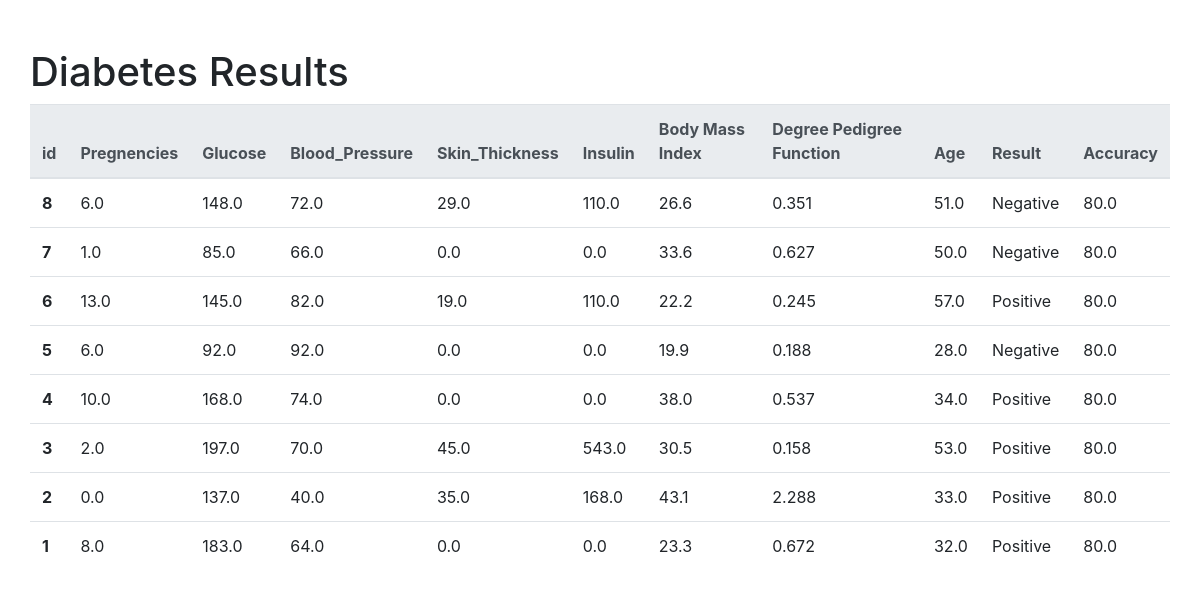
The page /predict_diab/results_diab/ on the database its author committed.
### diabDiease/models.py (models this page shows, shortened)
class DiabPredResults(models.Model):
    Pregnencies = models.FloatField()
    Glucose = models.FloatField()
    Blood_Pressure = models.FloatField()
    Skin_Thickness = models.FloatField()
    Insulin = models.FloatField()
    BMI = models.FloatField()
    DPF = models.FloatField()
    Age = models.FloatField()
    PredictRes = models.CharField(max_length=30)
    Accuracy = models.FloatField()

### diabDiease/views.py (the view)
# urls.py: path('predict_diab/results_diab/', views.view_diab),
def view_diab(request):
    data = {"dataset": DiabPredResults.objects.all().order_by("-id")}
    return render(request, "dbview/dbdiab.html", data)

### templates/dbview/dbdiab.html (shortened to what this page needs)
<!DOCTYPE html>
<html lang="en">
<head>
    <link rel="stylesheet" href="https://stackpath.bootstrapcdn.com/bootstrap/4.1.3/css/bootstrap.min.css">
</head>
<body>
    <div class="container pt-5">
        <div class="row">
            <h1>Diabetes Results</h1>
            <table class="table table-hover">
                <thead class="thead-light">
                    <tr>
                        <th scope="col">id</th>
                        <th scope="col">Pregnencies</th>
                        <th scope="col">Glucose</th>
                        <th scope="col">Blood_Pressure</th>
                        <th scope="col">Skin_Thickness</th>
                        <th scope="col">Insulin</th>
                        <th scope="col">Body Mass Index</th>
                        <th scope="col">Degree Pedigree Function</th>
                        <th scope="col">Age</th>
                        <th scope="col">Result</th>
                        <th scope="col">Accuracy</th>
                    </tr>
                </thead>
                <tbody>
                    {% for data in dataset %}
                    <tr>
                        <th scope="row">{{ data.id }}</th>
                        <td>{{ data.Pregnencies }}</td>
                        <td>{{ data.Glucose }}</td>
                        <td>{{ data.Blood_Pressure }}</td>
                        <td>{{ data.Skin_Thickness }}</td>
                        <td>{{ data.Insulin }}</td>
                        <td>{{ data.BMI }}</td>
                        <td>{{ data.DPF }}</td>
                        <td>{{ data.Age }}</td>
                        <td>{{ data.PredictRes }}</td>
                        <td>{{ data.Accuracy }}</td>
                    </tr>
                    {% endfor %}
                </tbody>
            </table>
        </div>
    </div>
</body>
</html>

### rows shown on the page
DiabPredResults: id "8", Pregnencies "6.0", Glucose "148.0", Blood_Pressure "72.0", Skin_Thickness "29.0", Insulin "110.0", BMI "26.6", DPF "0.351", Age "51.0", PredictRes "Negative", Accuracy "80.0"
DiabPredResults: id "7", Pregnencies "1.0", Glucose "85.0", Blood_Pressure "66.0", Skin_Thickness "0.0", Insulin "0.0", BMI "33.6", DPF "0.627", Age "50.0", PredictRes "Negative", Accuracy "80.0"
DiabPredResults: id "6", Pregnencies "13.0", Glucose "145.0", Blood_Pressure "82.0", Skin_Thickness "19.0", Insulin "110.0", BMI "22.2", DPF "0.245", Age "57.0", PredictRes "Positive", Accuracy "80.0"
DiabPredResults: id "5", Pregnencies "6.0", Glucose "92.0", Blood_Pressure "92.0", Skin_Thickness "0.0", Insulin "0.0", BMI "19.9", DPF "0.188", Age "28.0", PredictRes "Negative", Accuracy "80.0"
DiabPredResults: id "4", Pregnencies "10.0", Glucose "168.0", Blood_Pressure "74.0", Skin_Thickness "0.0", Insulin "0.0", BMI "38.0", DPF "0.537", Age "34.0", PredictRes "Positive", Accuracy "80.0"
DiabPredResults: id "3", Pregnencies "2.0", Glucose "197.0", Blood_Pressure "70.0", Skin_Thickness "45.0", Insulin "543.0", BMI "30.5", DPF "0.158", Age "53.0", PredictRes "Positive", Accuracy "80.0"
DiabPredResults: id "2", Pregnencies "0.0", Glucose "137.0", Blood_Pressure "40.0", Skin_Thickness "35.0", Insulin "168.0", BMI "43.1", DPF "2.288", Age "33.0", PredictRes "Positive", Accuracy "80.0"
DiabPredResults: id "1", Pregnencies "8.0", Glucose "183.0", Blood_Pressure "64.0", Skin_Thickness "0.0", Insulin "0.0", BMI "23.3", DPF "0.672", Age "32.0", PredictRes "Positive", Accuracy "80.0"
